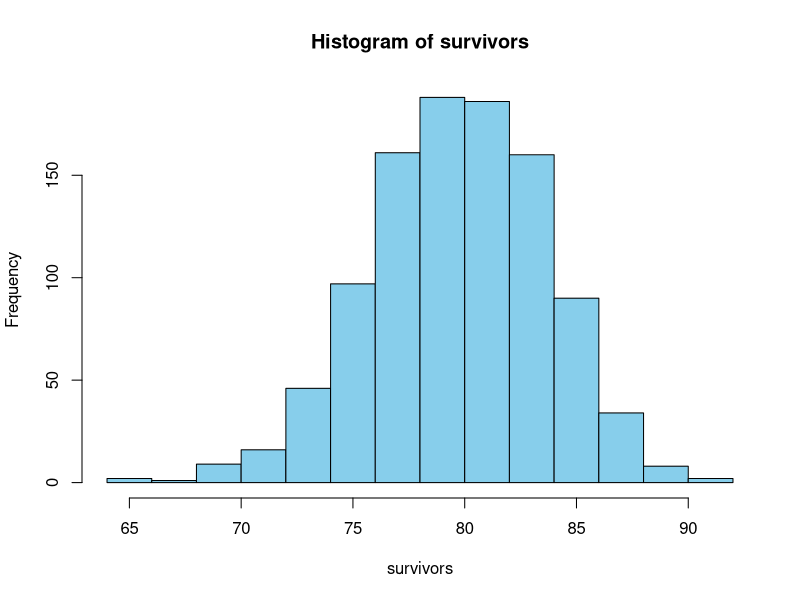
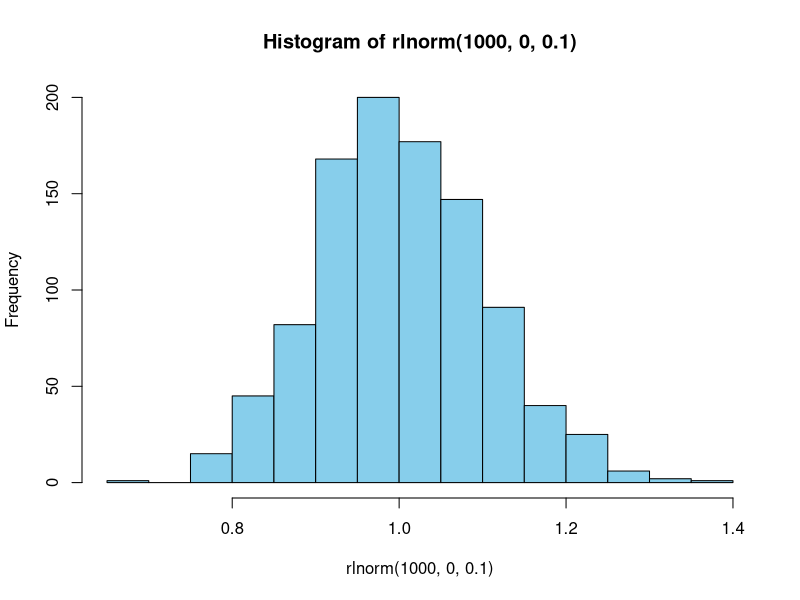
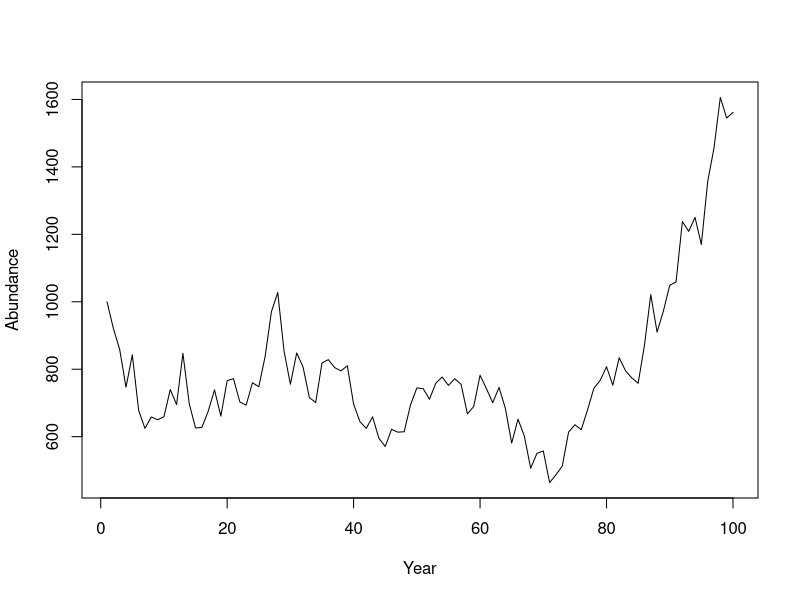
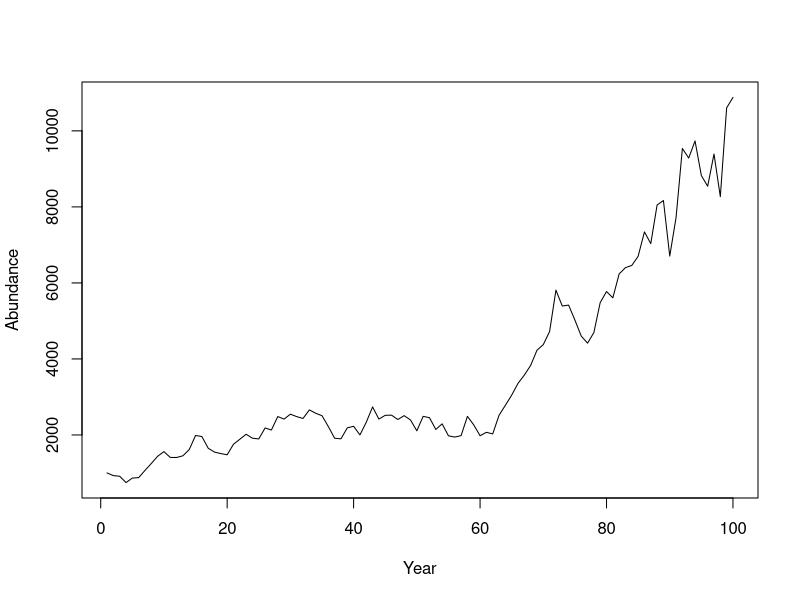
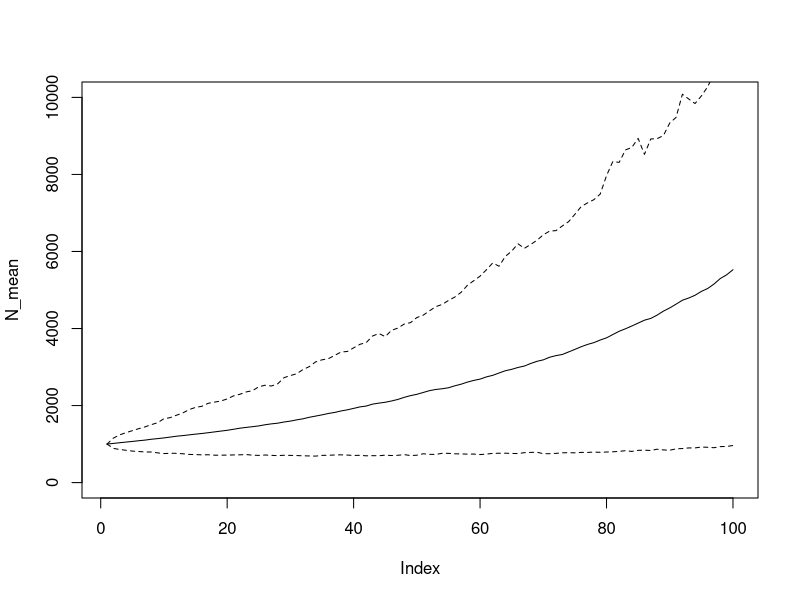
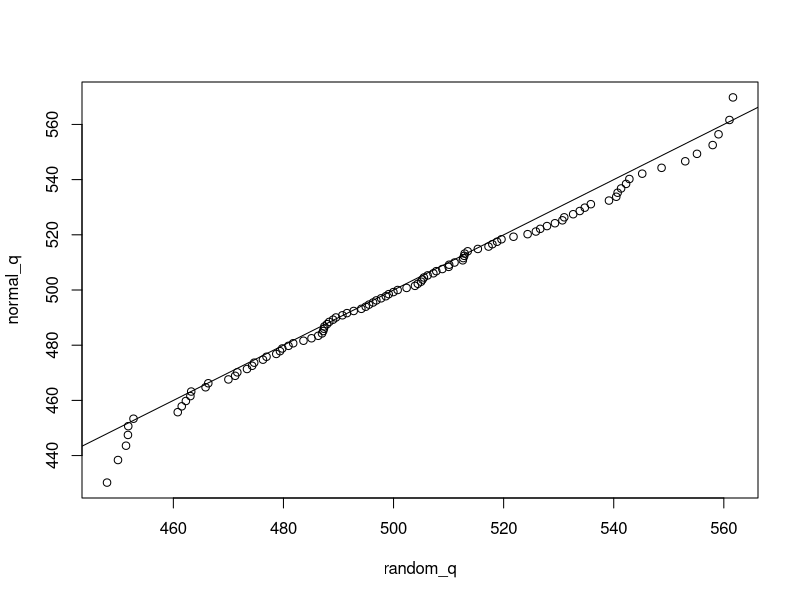
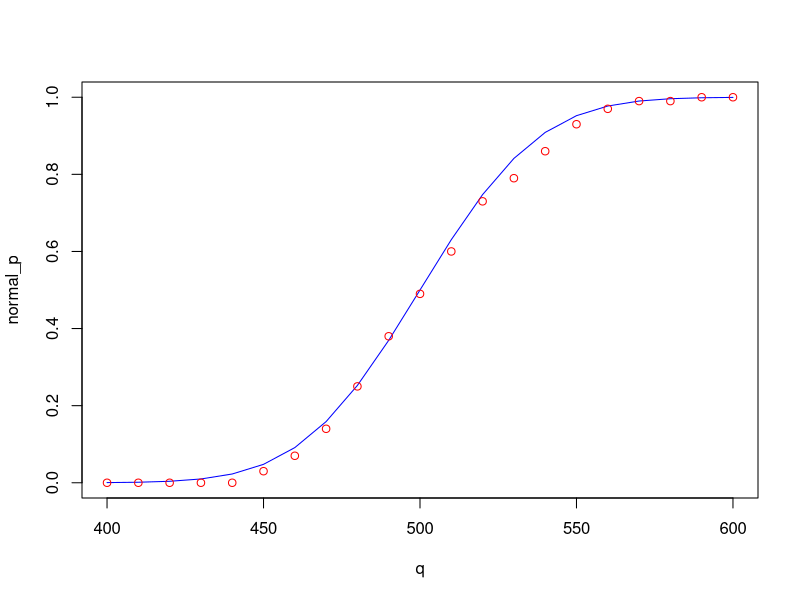

The R source for these figures, in order: (Note: this script raises an error after producing the figures.)
## ---- chunk 1
rm(list = ls(all = T))
knitr::opts_chunk$set(fig.align = "center")
## ---- chunk 2
rbinom(n = 1, size = 100, prob = 0.8)
## ---- chunk 3
survivors = rbinom(1000, 100, 0.8)
hist(survivors, col = "skyblue")
## ---- chunk 4
hist(rlnorm(1000, 0, 0.1), col = "skyblue")
## ---- chunk 5
sample(x = 1:10, size = 5)
## ---- chunk 6
sample(x = c("a", "b", "c"), size = 10, replace = T)
## ---- chunk 7
sample(x = c("live", "die"), size = 10, replace = T,
       prob = c(0.8, 0.2))
## ---- chunk 8
set.seed(1234)
rnorm(1)
## ---- chunk 9
x = rnorm(30, 500, 30)
## ---- chunk 10
means = replicate(n = 1000, expr = {
  x_i = sample(x, length(x), replace = T)
  mean(x_i)
})
## ---- chunk 11
se = function(x) sd(x)/sqrt(length(x))
mean(means); mean(x)
sd(means); se(x)
## ---- chunk 12
for (i in 1:5) {
  print(i^2)
}
## ---- chunk 13
for (i in 1:5) {
  i^2
}
## ---- chunk 14
results = numeric(5)
## ---- chunk 15
for (i in 1:5) {
  results[i]=i^2
}
results
## ---- chunk 16
nt = 100        # number of years
N = NULL       # container for abundance
N[1] = 1000    # first end-of-year abundance

for (t in 2:nt) {
  # N this year is N last year * growth *
    # randomness * fraction that survive harvest
  N[t] = (N[t-1] * 1.1 * rlnorm(1, 0, 0.1)) * (1 - 0.08)
}

# plot
plot(N, type = "l", pch = 15, xlab = "Year", ylab = "Abundance")
## ---- chunk 17
pop_sim = function(nt, grow, sd_grow, U, plot = F) {
  N = NULL 
  N[1] = 1000

  for (t in 2:nt) {
    N[t] = (N[t-1] * grow * rlnorm(1, 0, sd_grow)) * (1 - U)
  }
  
  if (plot) {
    plot(N, type = "l", pch = 15, xlab = "Year", ylab = "Abundance")
  }
  
  N
}
## ---- chunk 18
pop_sim(100, 1.1, 0.1, 0.08, T)
## ---- chunk 19
out = replicate(n = 1000, expr = pop_sim(100, 1.1, 0.1, 0.08, F))
## ---- chunk 20
N_mean = apply(out, 1, mean)
N_mean[1:10]
## ---- chunk 21
N_quants = apply(out, 1, function(x) quantile(x, c(0.1, 0.9)))

plot(N_mean, type = "l", ylim = c(0, 10000))
lines(N_quants[1,], lty = 2)
lines(N_quants[2,], lty = 2)
## ---- chunk 22
out10 = ifelse(out[10,] < 1000, "less10", "greater10")
table(out10)
## ---- chunk 23
out20 = ifelse(out[20,] < 1100, "less20", "greater20")
table(out20)
## ---- chunk 24
table(out10, out20)
## ---- chunk 25
round(table(out10, out20)/1000, 2)
## ---- chunk 26
mu = 500; sig = 30
## ---- chunk 27
random = rnorm(100, mu, sig)
## ---- chunk 28
p = seq(0.01, 0.99, 0.01)

random_q = quantile(random, p)
normal_q = qnorm(p, mu, sig)

plot(normal_q ~ random_q); abline(c(0,1))
## ---- chunk 29
q = seq(400, 600, 10)

random_cdf = ecdf(random)
random_p = random_cdf(q)
normal_p = pnorm(q, mu, sig)

plot(normal_p ~ q, type = "l", col = "blue")
points(random_p ~ q, col = "red")
## ---- chunk 30
sim_fit = function(n, p_old = 0.10, p_new = 0.25) {
  
  ### step 1: create the data ###
  # generate random response data
  dead_old = rbinom(n, size = 1, prob = p_old)
  dead_new = rbinom(n, size = 1, prob = p_new)
  
  # create the predictor variable
  method = rep(c("old", "new"), each = n)
  
  # create a data.frame to pass to glm
  df = data.frame(dead = c(dead_old, dead_new), method = method)
  
  # relevel so old is the reference
  df$method = relevel(df$method, ref = "old")
  
  ### step 2: fit the model ###
  fit = glm(dead ~ method, data = df, family = binomial)
  
  ### step 3: determine if a sig. p-value was found ###
  # extract the p-value
  pval = summary(fit)$coef[2,4]
  
  # determine if it was found to be significant
  pval < 0.05
}
## ---- chunk 31
I = 1000  # the number of replicates at each sample size

n_try = seq(10, 50, 10)  # the test sample sizes
N = length(n_try)      # count them

# container: 
out = matrix(NA, I, N) # matrix with I rows and N columns

for (n in 1:N) {
  for (i in 1:I) {
    out[i,n] = sim_fit(n = n_try[n])
  }
}
## ---- chunk 32
plot(apply(out, 2, mean) ~ n_try, type = "l",
     xlab = "Tagged Fish per Treatment",
     ylab = "Probability of Finding Effect (Power)")
## ---- chunk 33
sim_fit = function(n, p_old = 0.10, p_new = 0.25) {
  
  # create the data
  dead_old = rbinom(n, size = 1, prob = p_old)
  dead_new = rbinom(n, size = 1, prob = p_new)
  
  # create the predictor variable
  method = rep(c("old", "new"), each = n)
  
  # create a data.frame to pass to glm
  df = data.frame(dead = c(dead_old, dead_new), method = method)
  
  # relevel so old is the reference
  df$method = relevel(df$method, ref = "old")
  
  # fit the model
  fit = glm(dead ~ method, data = df, family = binomial)
  
    ### step 3: determine if a sig. p-value was found ###
  # extract the p-value
  pval = summary(fit)$coef[2,4]
  
  # determine if it was found to be significant
  sig_pval = pval < 0.05
  
  # obtain the estimated mortality rate for the new method
  p_new_est = predict(fit, data.frame(method = c("new")),
                      type = "response")
  
  # determine if it is +/- 5% from the true value
  prc_est = p_new_est >= (p_new - 0.05) & p_new_est <= (p_new + 0.05)
  
  # return a vector with these two elements
  c(sig_pval = sig_pval, prc_est = unname(prc_est))
}

# run the analysis
I = 1000  # the number of replicates at each sample size

n_try = seq(10, 50, 10)  # the test sample sizes
N = length(n_try)      # count them

# containers: 
out_sig = matrix(NA, I, N) # matrix with I rows and N columns
out_prc = matrix(NA, I, N) # matrix with I rows and N columns

for (n in 1:N) {
  for (i in 1:I) {
    tmp = sim_fit(n = n_try[n])     # run sim
    out_sig[i,n] = tmp["sig_pval"]  # extract and store significance metric
    out_prc[i,n] = tmp["prc_est"]   # extract and store precision metric
  }
}

par(mfrow = c(1,2))
plot(apply(out_sig, 2, mean) ~ n_try, type = "l",
     xlab = "Tagged Fish per Treatment",
     ylab = "Probability of Finding Effect (Power)")
plot(apply(out_prc, 2, mean) ~ n_try, type = "l",
     xlab = "Tagged Fish per Treatment",
     ylab = "Probability of A Precise Estimate")
